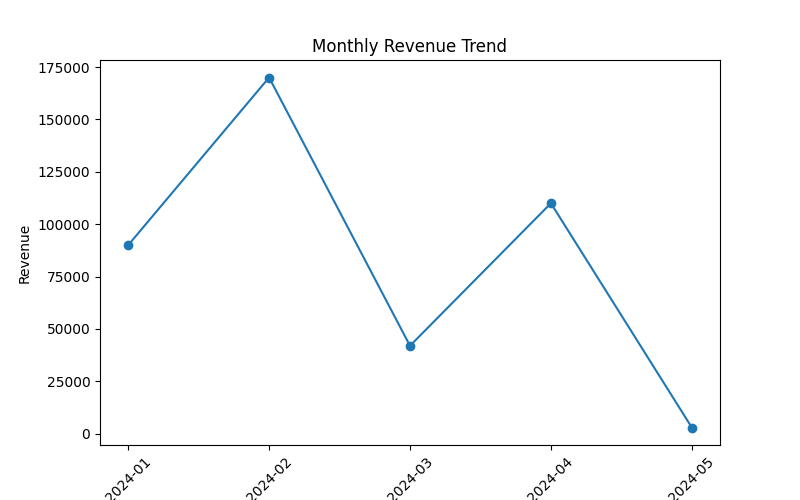

Python code for this plot:
import matplotlib.pyplot as plt
import sqlite3
import pandas as pd

conn = sqlite3.connect("ecommerce.db")
query = """
SELECT strftime('%Y-%m', order_date) AS month, SUM(sales_amount) AS revenue
FROM orders
GROUP BY month
ORDER BY month;
"""
df = pd.read_sql(query, conn)

plt.figure(figsize=(8,5))
plt.plot(df['month'], df['revenue'], marker='o')
plt.title("Monthly Revenue Trend")
plt.xlabel("Month")
plt.ylabel("Revenue")
plt.xticks(rotation=45)
plt.show()

conn.close()
